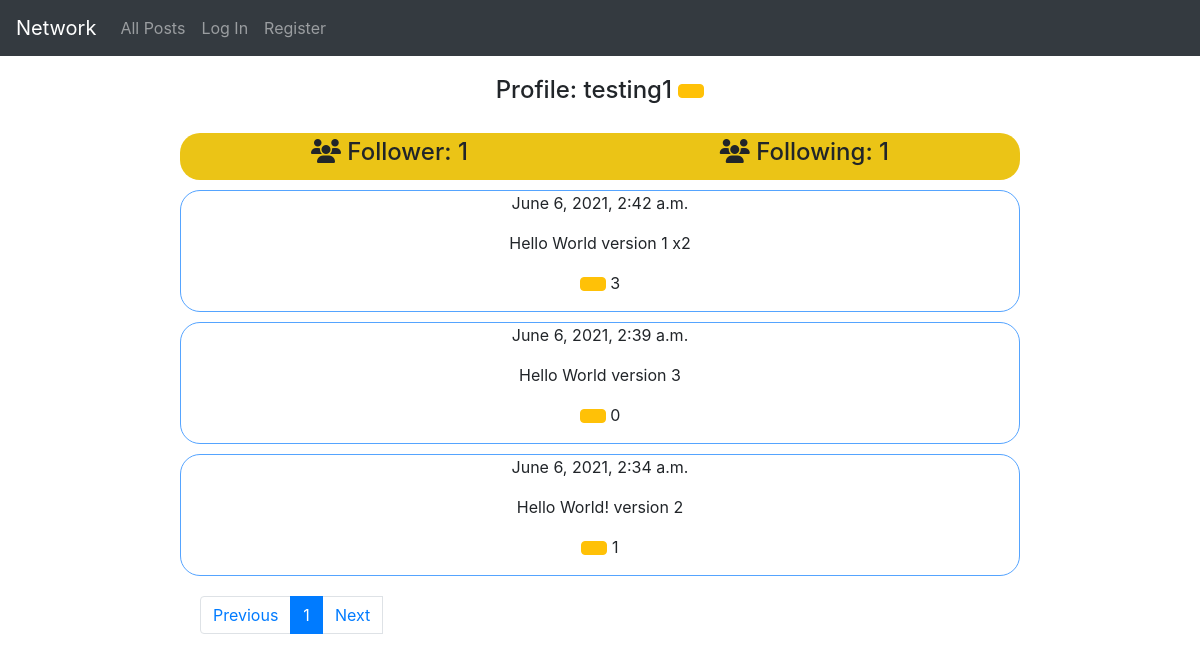
The app's page /myprofile/testing1/1, older data.
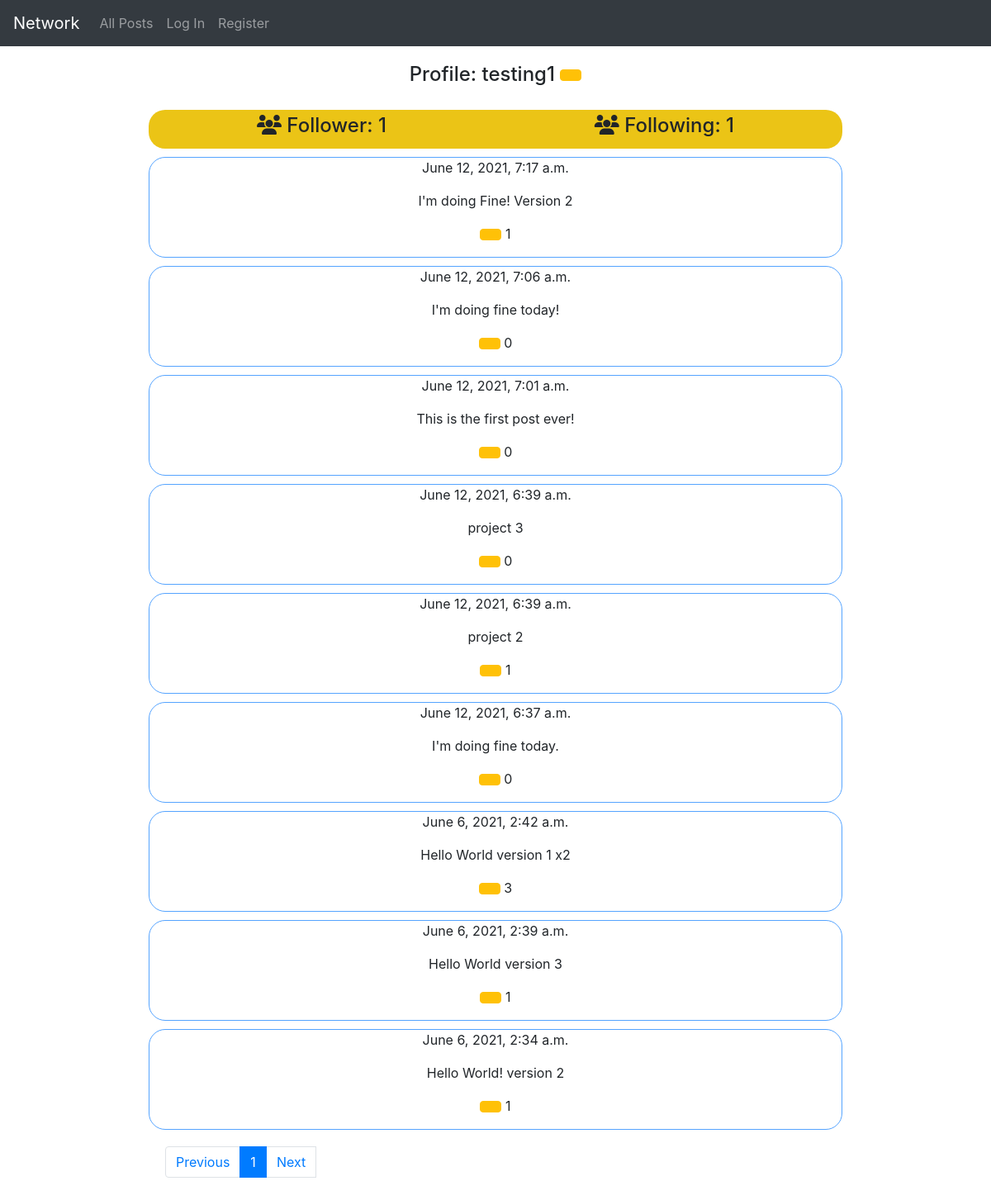
The same page, newer data.
### network/models.py (models this page shows, shortened)
class User(AbstractUser):
    follower = models.ManyToManyField(
        'self', blank=True, related_name="followee")
    following = models.ManyToManyField(
        'self', blank=True, related_name="+")
    pass

class Post(models.Model):
    user = models.ForeignKey(
        User, on_delete=models.CASCADE, related_name="creator")
    post = models.TextField()
    date = models.DateTimeField(auto_now=True)
    like = models.ManyToManyField(User, blank=True, related_name="like_count")
    def like_count(self):
        return self.like.all().count()

### network/views.py (the view)
# urls.py: path('myprofile/<str:username>/<int:page_visiting>',
def myprofile(request, username, page_visiting):
    user_profile = User.objects.get(username=username)
    post = Post.objects.filter(user=user_profile).order_by('-date')
    p = Paginator(post, 10)
    try:
        page = p.page(page_visiting)
    except paginator.EmptyPage:
        if page_visiting > p.num_pages:
            return HttpResponseRedirect(reverse('myprofile', args=[username, page_visiting - 1]))
        else:
            return HttpResponseRedirect(reverse('myprofile', args=[username, page_visiting + 1]))
    distance = p.num_pages - page_visiting
    if p.num_pages <= 5:
        pagination_index = [i + 1 for i in range(p.num_pages)]
    elif distance < 5 and p.num_pages > 5:
        pagination_index = [p.num_pages - 4, p.num_pages -
                            3, p.num_pages - 2, p.num_pages-1, p.num_pages]
    elif distance >= 5 and p.num_pages > 5:
        pagination_index = [page_visiting - 2, page_visiting -
                            1, page_visiting, page_visiting + 1, page_visiting + 2]
    return render(request, "network/myprofile.html", {
        "posts": page,
        "user_profile": user_profile,
        "follower_count": user_profile.follow_er.all().count,
        "following_count": user_profile.follow_ee.all().count,
        "selected": page_visiting,
        "pages": pagination_index
    })

### network/templates/network/myprofile.html (shortened to what this page needs)
{% extends "network/layout.html" %}
{% load static %}
{% block body %}
    <h4 class="myprofile-title">Profile: <span class="user-profile">{{user_profile.username}}</span> <span>
        {% if user_profile.username != user.username %}
            <button type="button" class="btn btn-warning follow" onclick='follow()'></button>
        {% endif %}
    </span></h4>
    <div class="myprofile-info">
        <h4> <i class="fas fa-users"></i> Follower: {{ follower_count }}</h4>
        <h4> <i class="fas fa-users"></i> Following: {{ following_count }}</h4>
    </div>
<div class="index-post-view">
    {% for post in posts %}
        <div class="index-content">
            <p>{{ post.date }}</p>
            <p>{{ post.post }}</p>
            <p><button type="button" class="btn btn-warning like" onclick='like({{ post.id }})'><span class="like-btn-text {{post.id}}-btn"></span></button> <span class="like-text {{post.id}}-text">{{ post.like_count }}</span></p>
        </div>
    {% empty %}
        <p>You can create your post today!</p>
    {% endfor %}
</div>
<div class="nav-container-pagination">
    <nav aria-label="Page navigation example">
        <ul class="pagination">
        <li class="page-item"><a class="page-link" href="{% url 'change' page_visiting=selected button='previous' from_page='myprofile' username=user_profile.username %}">Previous</a></li>
            {% for page in pages %}
                <li class="page-item {{page}}"><a class="page-link" href="{% url 'myprofile' user_profile.username page %}">{{ page }}</a></li>
            {% endfor %}
        <li class="page-item next"><a class="page-link" href="{% url 'change' page_visiting=selected button='next' from_page='myprofile' username=user_profile.username %}">Next</a></li>
        </ul>
    </nav>
</div>
{% endblock %}

### network/templates/network/layout.html (shortened to what this page needs)
{% load static %}
<!DOCTYPE html>
<html lang="en">
    <head>
        <link rel="stylesheet" href="https://stackpath.bootstrapcdn.com/bootstrap/4.4.1/css/bootstrap.min.css">
        <link href="{% static 'network/styles.css' %}" rel="stylesheet">
    </head>
    <body>
        <nav class="navbar navbar-expand-lg navbar-dark bg-dark">
            <a class="navbar-brand" href="{% url 'index' %}">Network</a>
            <div>
              <ul class="navbar-nav mr-auto">
                <li class="nav-item">
                  <a class="nav-link" href="{% url 'index' %}">All Posts</a>
                </li>
                {% if user.is_authenticated %}
                    <li class="nav-item">
                        <a class="nav-link" href="{% url 'following' 1 %}">Following</a>
                    </li>
                    <li class="nav-item">
                        <a class="nav-link" href="{% url 'myprofile' user.username 1 %}">My Profile</a>
                    </li>
                    <li class="nav-item">
                        <a class="nav-link" href="{% url 'logout' %}">Log Out</a>
                    </li>
                    <li class="nav-item">
                        <a class="nav-link" href="{% url 'new_post' %}">New Post</a>
                    </li>
                {% else %}
                    <li class="nav-item">
                        <a class="nav-link" href="{% url 'login' %}">Log In</a>
                    </li>
                    <li class="nav-item">
                        <a class="nav-link" href="{% url 'register' %}">Register</a>
                    </li>
                {% endif %}
              </ul>
            </div>
          </nav>
        <div class="body">
            {% block body %}
            {% endblock %}
        </div>
    </body>
</html>

### network/static/network/styles.css (style rules this page uses)
.index-content { border: 1px solid rgb(85, 164, 255); border-radius: 20px; text-align: center; margin: auto; display: block; margin-top: 10px; }
.index-post-view { width: 70%; margin: auto; }
.newpost-title, .myprofile-title, .edit-title, .comment-title, .index-title { text-align: center; padding: 20px; }
.myprofile-info { display: flex; margin: auto; justify-content: space-around; width: 70%; border-radius: 20px; background-color: rgb(235, 196, 22); padding: 5px; }
.nav-container-pagination { padding: 20px; width: 70%; margin: auto; }

Row changes from the older to the newer data that the page shows:
added Post: date "June 12, 2021, 7:17 a.m.", post "I'm doing Fine! Version 2", like_count "1"
added Post: date "June 12, 2021, 7:06 a.m.", post "I'm doing fine today!", like_count "0"
added Post: date "June 12, 2021, 7:01 a.m.", post "This is the first post ever!", like_count "0"
added Post: date "June 12, 2021, 6:39 a.m.", post "project 3", like_count "0"
added Post: date "June 12, 2021, 6:39 a.m.", post "project 2", like_count "1"
added Post: date "June 12, 2021, 6:37 a.m.", post "I'm doing fine today.", like_count "0"
computed for Post "June 6, 2021, 2:39 a.m.": like_count "0" → "1"
